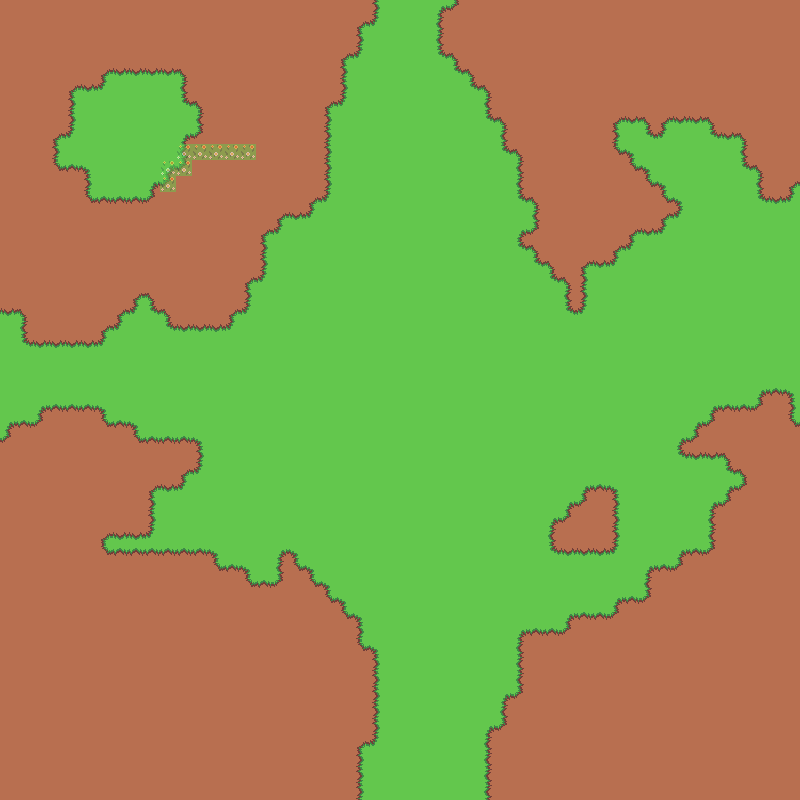

A level layout from a 2D game, rendered from its tile map. Below: a short description, then the map file with tile-grid data replaced by summaries:
An orthogonal 50x50 tile map with 16x16 px tiles, 2 tile layers (Tile Layer 1, collision_layer).

<map version="1.10" tiledversion="1.10.2" orientation="orthogonal" renderorder="right-down" width="50" height="50" tilewidth="16" tileheight="16" infinite="0" nextlayerid="4" nextobjectid="5">
 <properties>
  <property name="id" value="elwynn_forest" />
 </properties>
 <tileset firstgid="1" name="basic_grass_1" tilewidth="16" tileheight="16" tilecount="30" columns="5">
  <image source="Tileset/basic_grass_1.png" width="80" height="96" />
  <wangsets>
   <wangset name="Land" type="mixed" tile="-1">
    <wangcolor name="Dirt" color="#ff0000" tile="-1" probability="1" />
    <wangcolor name="Grass" color="#00ff00" tile="-1" probability="1" />
    <wangtile tileid="0" wangid="2,2,0,1,0,2,2,2" />
    <wangtile tileid="1" wangid="2,2,0,1,1,1,0,2" />
    <wangtile tileid="2" wangid="2,2,2,2,0,1,0,2" />
    <wangtile tileid="4" wangid="2,2,2,2,2,2,2,2" />
    <wangtile tileid="5" wangid="0,1,1,1,0,2,2,2" />
    <wangtile tileid="6" wangid="1,1,1,1,1,1,1,1" />
    <wangtile tileid="7" wangid="0,2,2,2,0,1,1,1" />
    <wangtile tileid="10" wangid="0,1,0,2,2,2,2,2" />
    <wangtile tileid="11" wangid="1,1,0,2,2,2,0,1" />
    <wangtile tileid="12" wangid="0,2,2,2,2,2,0,1" />
    <wangtile tileid="15" wangid="1,1,0,2,0,1,1,1" />
    <wangtile tileid="16" wangid="1,1,1,1,0,2,0,1" />
    <wangtile tileid="17" wangid="0,2,0,1,1,1,1,1" />
    <wangtile tileid="18" wangid="0,1,1,1,1,1,0,2" />
   </wangset>
  </wangsets>
 </tileset>
 <layer id="1" name="Tile Layer 1" width="50" height="50">
  <data>[2500 cells, 2500 non-empty, 14 distinct tile ids]</data>
 </layer>
 <layer id="2" name="collision_layer" width="50" height="50" opacity="0.51">
  <data>[2500 cells, 8 non-empty, 1 distinct tile ids]</data>
 </layer>
</map>
